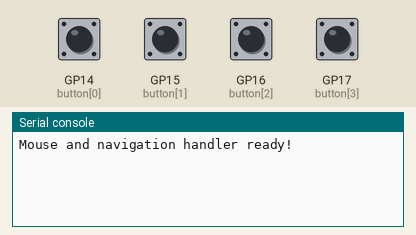
A program run on a simulated Raspberry Pi Pico running CircuitPython. On the bench: the last lines printed to the serial console. The test bench sets the inputs (shaded band); at power-on: GP14 (button[0]), GP15 (button[1]), GP16 (button[2]), GP17 (button[3]) HIGH. USB keyboard and mouse output is not drawn.

Above: at 1.2 s.
1.3 s: GP14 (button[0]) pulled LOW for 0.15 s
At 2.3 s:
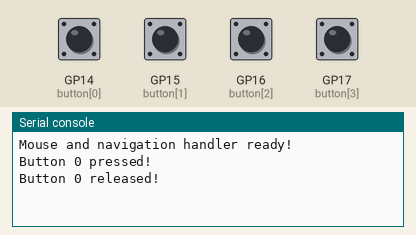
2.9 s: GP15 (button[1]) pulled LOW for 0.15 s
At 3.03 s:
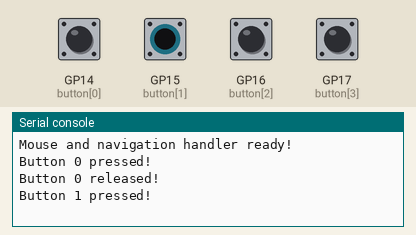
4.5 s: GP16 (button[2]) pulled LOW for 0.15 s
At 5.8 s:
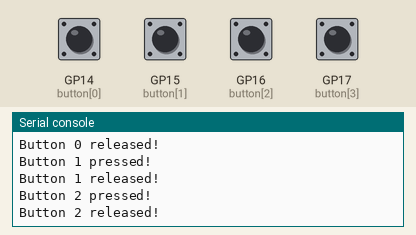
6.1 s: GP17 (button[3]) pulled LOW for 0.15 s
At 7.2 s:
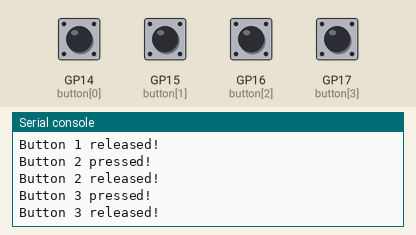

The program:

M1234.py
```python
import board
import digitalio
import usb_hid
from adafruit_hid.mouse import Mouse
from adafruit_hid.keyboard import Keyboard
from adafruit_hid.keycode import Keycode

# Initialize HID devices
mouse = Mouse(usb_hid.devices)
keyboard = Keyboard(usb_hid.devices)

# Define GPIO pins for buttons
button_pins = [board.GP14, board.GP15, board.GP16, board.GP17]

# Map buttons to actions
button_actions = {
    0: "LEFT_CLICK",           # GPIO14 -> Left Mouse Button
    1: "RIGHT_CLICK",          # GPIO15 -> Right Mouse Button
    2: "FORWARD_NAV",          # GPIO16 -> Browser Forward
    3: "BACKWARD_NAV"          # GPIO17 -> Browser Back
}

# Initialize buttons as inputs with pull-ups
buttons = []
for pin in button_pins:
    button = digitalio.DigitalInOut(pin)
    button.direction = digitalio.Direction.INPUT
    button.pull = digitalio.Pull.UP
    buttons.append(button)

# State tracking for debouncing
button_states = [False] * len(buttons)

print("Mouse and navigation handler ready!")

while True:
    for i, button in enumerate(buttons):
        # Check the current state of the button (active low)
        pressed = not button.value

        # If the button state has changed
        if pressed != button_states[i]:
            button_states[i] = pressed

            # Perform the action for the button
            if pressed:
                print(f"Button {i} pressed!")
                if button_actions[i] == "LEFT_CLICK":
                    mouse.press(Mouse.LEFT_BUTTON)
                elif button_actions[i] == "RIGHT_CLICK":
                    mouse.press(Mouse.RIGHT_BUTTON)
                elif button_actions[i] == "FORWARD_NAV":
                    keyboard.press(Keycode.ALT, Keycode.RIGHT_ARROW)  # ALT + Right Arrow for forward
                elif button_actions[i] == "BACKWARD_NAV":
                    keyboard.press(Keycode.ALT, Keycode.LEFT_ARROW)   # ALT + Left Arrow for back
            else:
                print(f"Button {i} released!")
                if button_actions[i] in ["LEFT_CLICK", "RIGHT_CLICK"]:
                    mouse.release(Mouse.LEFT_BUTTON if button_actions[i] == "LEFT_CLICK" else Mouse.RIGHT_BUTTON)
                elif button_actions[i] in ["FORWARD_NAV", "BACKWARD_NAV"]:
                    keyboard.release_all()
```

Measured:
- after the input at 1.3 s, the serial console: prints a new line at once (image 1)
- after the input at 2.9 s, the serial console: prints a new line at once (image 2)
- after the input at 4.5 s, the serial console: prints a new line at once (image 3)
- after the input at 6.1 s, the serial console: prints a new line at once (image 4)
